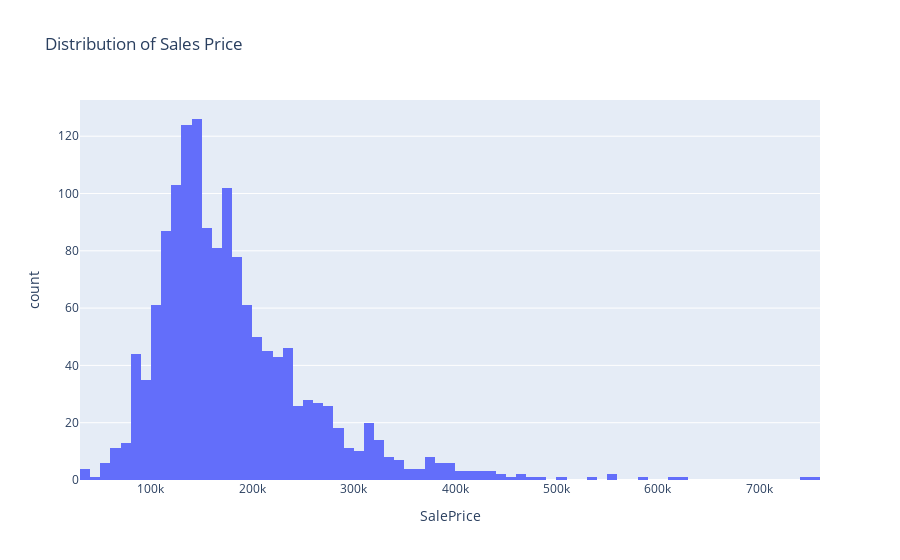

Notebook source saved alongside this figure:
### Markdown cell above
# Distribution of Target Variable

### Code cell
px.histogram(data, x='SalePrice', title='Distribution of Sales Price')

### Figure 1 — Plotly figure (JSON) as saved in the notebook; plotly's stock layout.template omitted (floating-point values rounded to 4 significant figures; data arrays with more than 128 entries replaced by an {"elided": "..."} marker saying what was removed)
{"data": [{"alignmentgroup": "True", "bingroup": "x", "hovertemplate": "SalePrice=%{x}<br>count=%{y}<extra></extra>", "legendgroup": "", "marker": {"color": "#636efa", "pattern": {"shape": ""}}, "name": "", "offsetgroup": "", "orientation": "v", "showlegend": false, "type": "histogram", "x": {"elided": "1460 int values"}, "xaxis": "x", "yaxis": "y"}], "layout": {"barmode": "relative", "legend": {"tracegroupgap": 0}, "title": {"text": "Distribution of Sales Price"}, "xaxis": {"anchor": "y", "domain": [0, 1], "title": {"text": "SalePrice"}}, "yaxis": {"anchor": "x", "domain": [0, 1], "title": {"text": "count"}}}}
